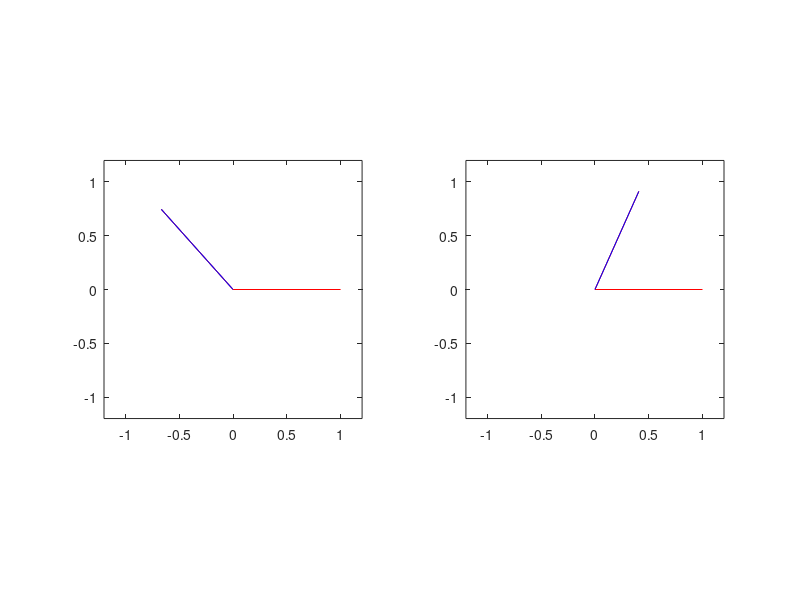

The MATLAB source for this figure:
% Please run this script in Octave
1;

% find the angle between v0 and v1
function t = anglev(v0,v1)
    t = acos(dot(v0,v1)/(norm(v0)*norm(v1)));
end

% create a rotation quaternion using xyz coordinates(axis) and an angle
function q = createRotQuatxyz(x,y,z,angle)
    axis = [x;y;z];
    q = createRotQuatv(axis,angle);
end

% create a rotation quaternion using a column vector(axis) and an angle
function q = createRotQuatv(axis,angle)
    axis = axis/norm(axis);
    q = [cos(angle/2); sin(angle/2)*axis(1,1); sin(angle/2)*axis(2,1); sin(angle/2)*axis(3,1)];
end

function [axis,angle] = extractAxisAngleFromQuat(q)
    angle = acos(q(1,1))*2;
    axis  = q(2:4,1)/sin(angle/2);
end

% in theory this should never be used. the interpolated quaternion is not
% unit, so it's not a pure rotation.
function q = lerp(q0,q1,t)
    q = (1-t)*q0 + t*q1;
end

% normalized lerp, angular speed is not constant
function q = nlerp(q0,q1,t)
    q = lerp(q0,q1,t);
    q = q/norm(q);
end

% robust nlerp, check the angle before lerping
function q = robust_nlerp(q0,q1,t)
    dp = dot(q0,q1);
    if (dp < 0.0) % not the shortest path
        q0 = -q0; % q and -q represent the same rotation
    end
    q = lerp(q0,q1,t);
    q = q/norm(q);
end

% this version won't check angle between q0 and q1, 
% so it may not interpolate along the shortest path.
function q = slerp(q0,q1,t)
    dp = dot(q0,q1);
    theta = acos(dp);
    sin_theta = sin(theta);
    
    q = (sin((1-t)*theta)/sin_theta)*q0 + (sin(t*theta)/sin_theta)*q1;
end

% a more robust version of slerp.
function q = robust_slerp(q0,q1,t)
    dp = dot(q0,q1);
    
    if (dp > 0.9995) % divide by sin(theta) is dangerous
        q = nlerp(q0,q1,t); % so use nlerp instead
        return
    end
    if (dp < 0.0) % not the shortest path
        q0 = -q0; % q and -q represent the same rotation
        dp = -dp; % now dot product is positive
    end

    theta = acos(dp);
    sin_theta = sin(theta);
    
    q = (sin((1-t)*theta)/sin_theta)*q0 + (sin(t*theta)/sin_theta)*q1;
end

% convert rotation quaternion to rotation matrix
function R = quatToMat(quat)
    a = quat(1,1);
    b = quat(2,1);
    c = quat(3,1);
    d = quat(4,1);
    R = [1-2*c^2-2*d^2, 2*b*c-2*a*d, 2*a*c+2*b*d
        2*b*c+2*a*d, 1-2*b^2-2*d^2, 2*c*d-2*a*b
        2*b*d-2*a*c, 2*a*b+2*c*d, 1-2*b^2-2*c^2];
end

% convert quaternion to matrix form used for multiplication
function Q = quatToLeftMat(quat)
    a = quat(1,1);
    b = quat(2,1);
    c = quat(3,1);
    d = quat(4,1);
    Q = [a -b -c -d
         b  a -d  c
         c  d  a -b
         d -c  b  a];
end

% right mutiply q1 by q2
function q = quatMult(q1,q2)
    q = quatToLeftMat(q1)*q2;
end

% conjugate
function q = quatConj(q1)
    q = [q1(1,1);-q1(2,1);-q1(3,1);-q1(4,1)];
end

q0 = createRotQuatxyz(6, 6, 6, pi/3);
q1 = createRotQuatxyz(0, 1, 1, pi);

% a wider angle, try nlerp, robust_nlerp, slerp, and robust_slerp
% q1 = createRotQuatxyz(0, 1, 1, 2*pi);

q0q1 = anglev(q0,q1);

% find delta_q
q_delta = quatMult(q1,quatConj(q0));

axis_d = extractAxisAngleFromQuat(q_delta);

% find a vector v such that Q0*v is orthogonal to axis_d
% or you can use any vector and project it onto the plane orthogonal to
% axis_d
v=[0, -axis_d(3,1), axis_d(2,1)].';
v= quatToMat(quatConj(q0))*v;

% matrix for q0 and q1
Q0 = quatToMat(q0);
Q1 = quatToMat(q1);

v0 = Q0*v;
v1 = Q1*v;

v0v1 = anglev(v0,v1);

% create an orthonormal basis for q
q_perp = q1 - dot(q0,q1)*q0;
q_perp = q_perp/norm(q_perp);

% create an orthonormal basis for v
v_perp = v1 - (dot(v0,v1)/dot(v1,v1))*v0;
v_perp = (v_perp / norm(v_perp))*norm(v1);

% change of basis to R2
p1 = [q0, q_perp]\q1;
u1 = [v0, v_perp]\v1;

dt = 0.01;
for t=0:dt:1
    % create an interpolation using t
    qt = slerp(q0,q1,t);
    % qt = robust_slerp(q0,q1,t);
    % qt = robust_nlerp(q0,q1,t);
    % qt = nlerp(q0,q1,t);
    % qt = lerp(q0,q1,t);
    
    % change of basis to R2
    pt = [q0, q_perp]\qt;

    % apply transformation
    Q = quatToMat(qt);
    vt = Q*v;
    ut = [v0, v_perp]\vt;

    v0vt = anglev(v0,vt);
    q0qt = anglev(q0,qt);
    
    % ratio of the angle between
    % v0vt and v0v1 vs. angle q0vt and q0v1
    qr=q0qt/q0q1
    vr=v0vt/v0v1

    % Left pane:
    % a 2D plane formed by v0,v1 in the 3D euclidean space
    % also the plane orthogonal to axis_d
    % v0 is fixed at (1,0)
    subplot(1,2,1)
    plot([0,1],[0,0], 'r')
    hold(subplot(1,2,1), 'on');
    plot([0,u1(1,1)], [0, u1(2,1)], 'r')
    plot([0,ut(1,1)], [0, ut(2,1)], 'b')
    hold(subplot(1,2,1), 'off');
    axis([-1.2 1.2 -1.2 1.2], 'square')

    % Right pane:
    % The 2D plane formed by q0 and q1 in 4D quaternion space
    % q0 is fixed at (1,0)
    subplot(1,2,2)
    plot([0,1],[0,0], 'r')
    hold(subplot(1,2,2), 'on');
    plot([0,p1(1,1)], [0, p1(2,1)], 'r')
    plot([0,pt(1,1)], [0, pt(2,1)], 'b')
    hold(subplot(1,2,2), 'off');
    axis([-1.2 1.2 -1.2 1.2], 'square')

    pause(0.01)
end